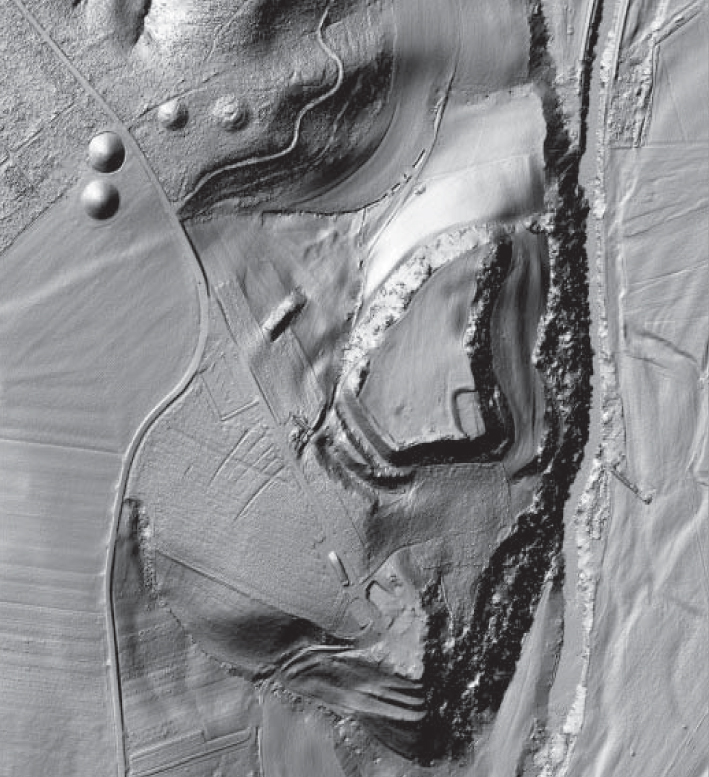
#> input picture input.jpg, 709 x 777 px
$ jupyter execute tumulus.ipynb   (shell and % lines are left out)
#> lines starting #> are read from the running program, lines starting #| are printed output that depends on the picture
# Automated Discovery of Burial Mounds (Tumuli)

This jupyter notebook uses the circular and elliptical hough transformation example from the scikit-image library to the automated detection of ancient burial mounds on Lidar scans.
The work is inspired by discussions with a close friend, who is an archaeologist. He thinks that those burial mounds were used as waypoints for trade routes in the past. The image analyzed in this work is taken from https://www.denkmalpflege-bw.de/geschichte-auftrag-struktur/archaeologische-denkmalpflege/prospektion/

The basic idea is simple: As these burial mounds are round objects of similar size, it should be easy to extract them from Lidar images by applying the circular hough transformation. Applying this algorithm to a large number of scans should give us several candidates although the rate of false-positives could be potentially high.

This approach is seen as a first step to use better algorithms for this purpose. Object detection in images is a standard problem for packages like OpenCV which will be tested in the future.

[cell 1]
import numpy as np
import matplotlib.pyplot as plt

from skimage import data, io, color
from skimage.transform import hough_circle
from skimage.feature import peak_local_max, canny
from skimage.draw import circle_perimeter
from skimage.util import img_as_ubyte

Load the image. On the top left near the road crossing, one can see two large tumuli left of the road, and two smaller ones on the right. The most far right one is collapsed. This happens when the burial mound was opened before, e.g. by grave robbers.

[cell 2]
image = io.imread("input.jpg")[:,:,0] # or any NumPy array!
#> image: shape (777, 709); min 31, max 255, mean 137.9
io.imshow(image)

[cell 3]
image.shape
#> Out = (777, 709)

[cell 4]
# Load picture and detect edges
#image = img_as_ubyte(data.coins()[0:95, 70:370])
edges = canny(image, sigma=3, low_threshold=10, high_threshold=50)
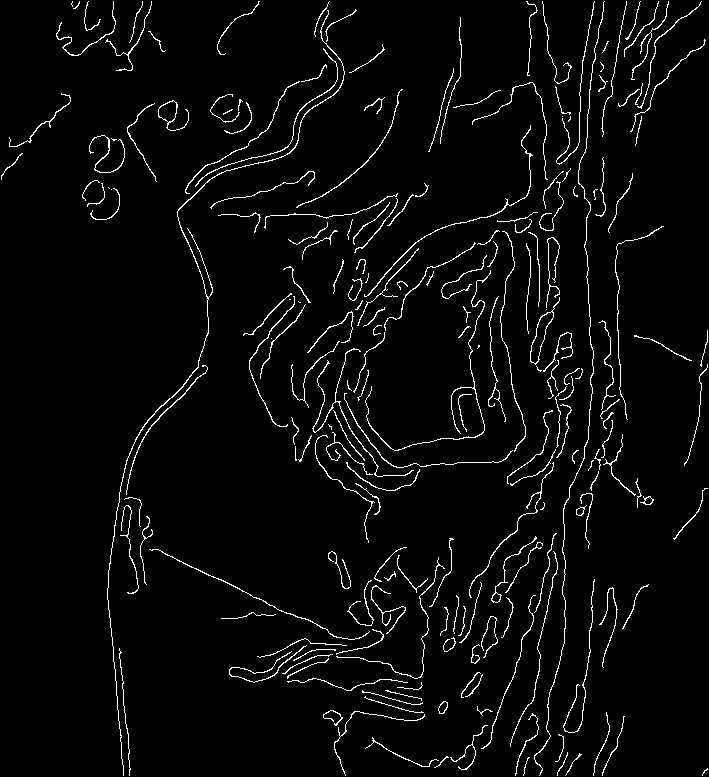
#> edges: shape (777, 709) bool; 3.6% white in thin lines or dots

fig, ax = plt.subplots(ncols=1, nrows=1, figsize=(5, 2))
fig.set_size_inches(10,10)

# Detect two radii
hough_radii = np.arange(15, 30, 2)
hough_res = hough_circle(edges, hough_radii)

centers = []
accums = []
radii = []

for radius, h in zip(hough_radii, hough_res):
    # For each radius, extract two circles
    num_peaks = 2
    peaks = peak_local_max(h, num_peaks=num_peaks)
    centers.extend(peaks)
    accums.extend(h[peaks[:, 0], peaks[:, 1]])
    radii.extend([radius] * num_peaks)
#> this loop made 8 passes
#> (radius, peaks) on passes 1 to 8: (15, [[115, 173], [116, 236]]), (17, [[155, 107], [202, 102]]), (19, [[153, 105], [200, 100]]), (21, [[563, 536], [116, 230]]), (23, [[250, 535], [424, 589]]), (25, [[595, 389], [450, 340]]), (27, [[449, 342], [131, 272]]), (29, [[73, 314], [67, 621]])
#> after the loop, accums = [0.477, 0.398, 0.433, 0.413, 0.438, 0.438, 0.336, 0.328, 0.338, 0.301, 0.326, 0.299, 0.331, 0.275, 0.292, 0.286]; centers = [[115, 173], [116, 236], [155, 107], [202, 102], [153, 105], [200, 100], [563, 536], [116, 230], [250, 535], [424, 589], [595, 389], [450, 340], [449, 342], [131, 272], [73, 314], [67, 621]]; radii = [15, 15, 17, 17, 19, 19, 21, 21, 23, 23, 25, 25, 27, 27, 29, 29]

# Draw the most prominent 5 circles
image = color.gray2rgb(image)
#> image: shape (777, 709, 3)
for idx in np.argsort(accums)[::-1][:8]:
    center_x, center_y = centers[idx]
    radius = radii[idx]
    cx, cy = circle_perimeter(center_y, center_x, radius)
    image[cy, cx] = (220, 20, 20)
#> this loop made 8 passes
#> (idx, center_x, center_y, radius) on passes 2 to 8: (4, 153, 105, 19), (5, 200, 100, 19), (2, 155, 107, 17), (3, 202, 102, 17), (1, 116, 236, 15), (8, 250, 535, 23), (6, 563, 536, 21)
#> (center_x, center_y, radius) on pass 1: (115, 173, 15)
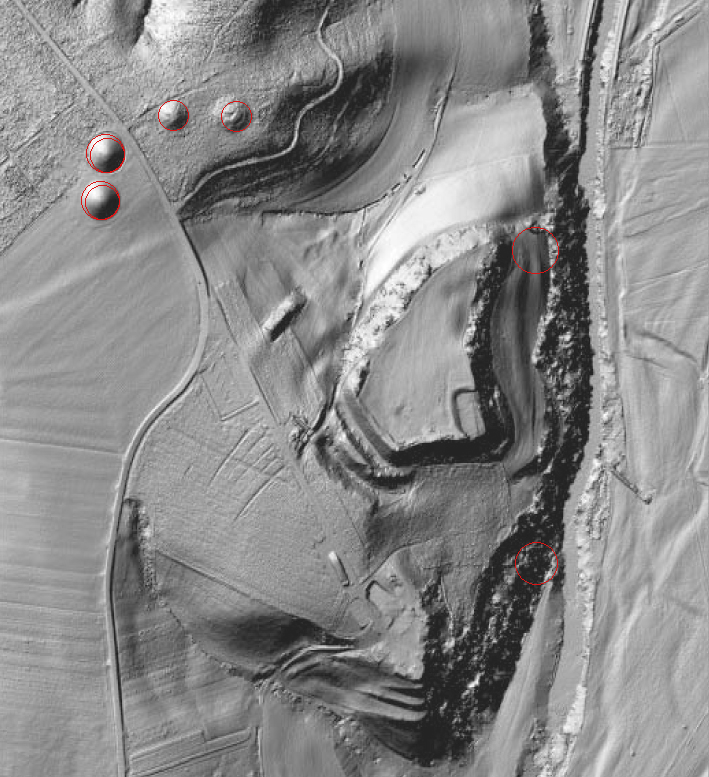
#> image: shape (777, 709, 3); mean R, G, B 138, 137.7, 137.7

ax.imshow(image, cmap=plt.cm.gray)
